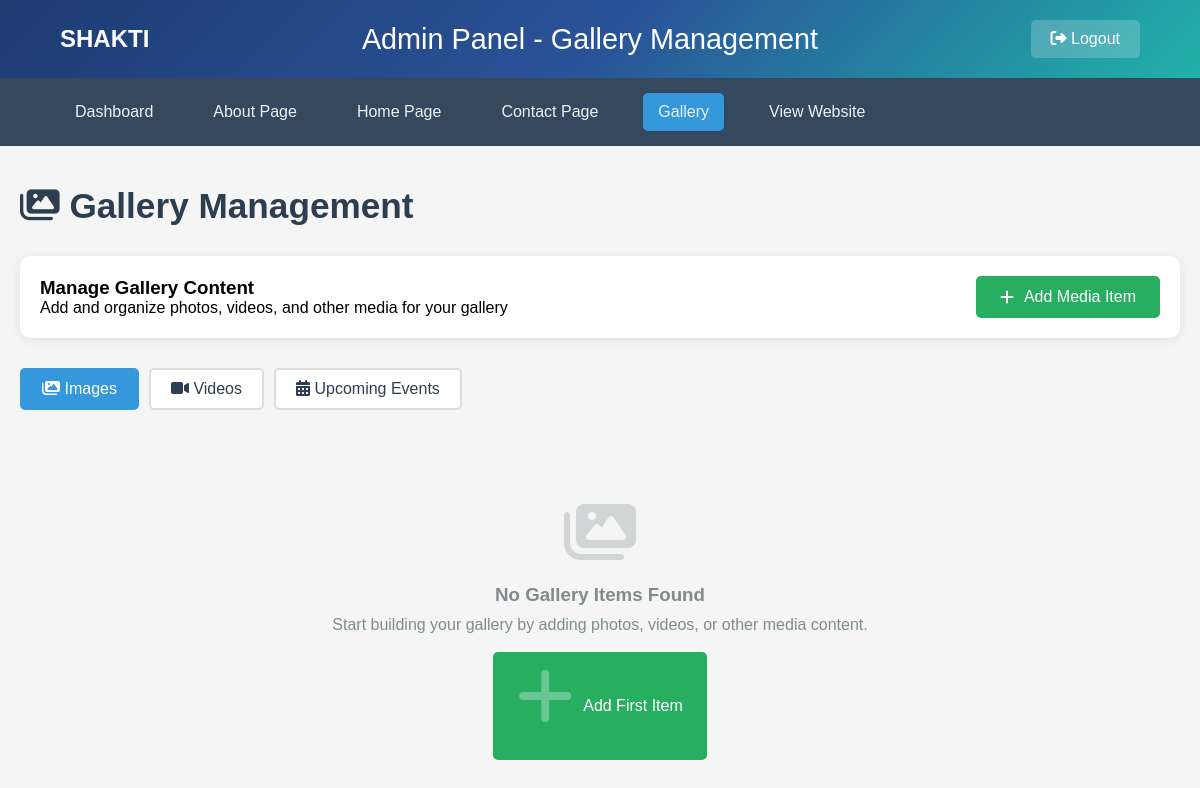
The page /admin/gallery (signed in) on the database as committed earlier.
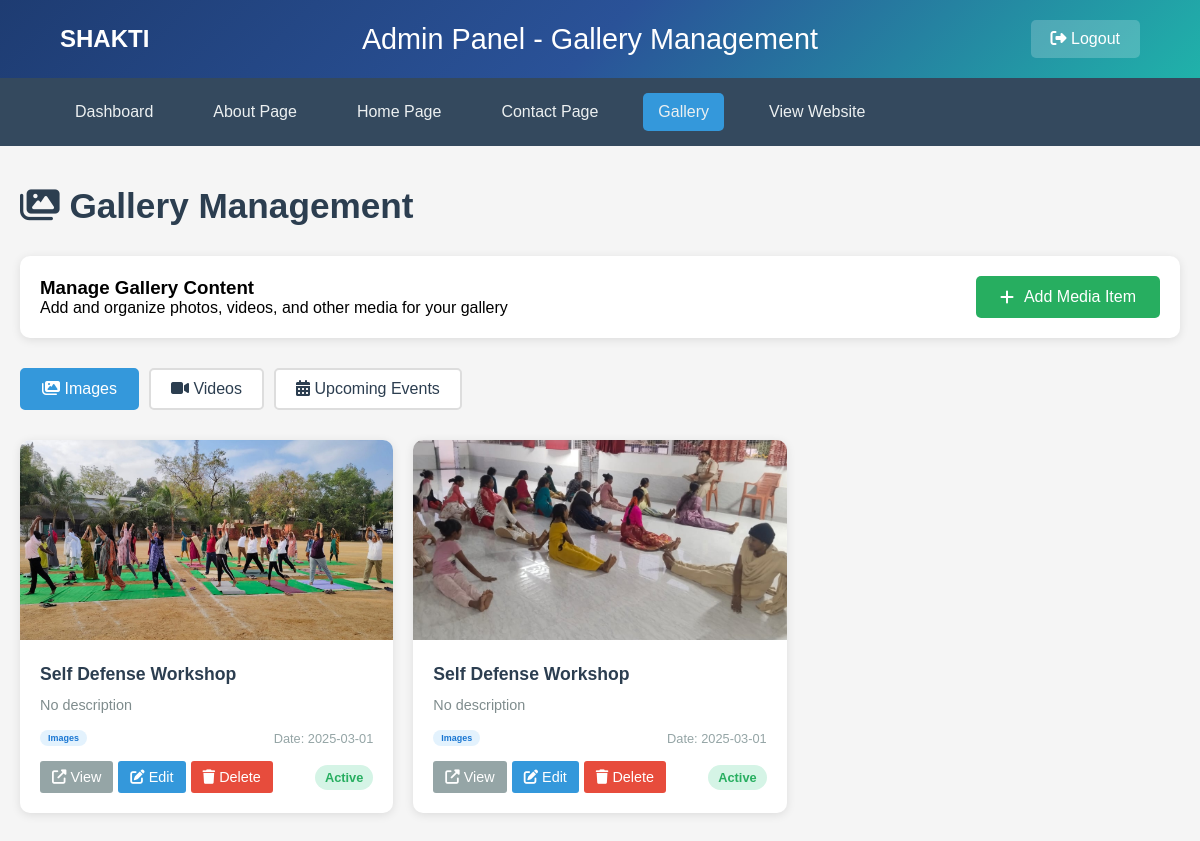
The same page on the database as committed later.
### tables this page shows
CREATE TABLE gallery_items (
            id INTEGER PRIMARY KEY AUTOINCREMENT,
            title TEXT NOT NULL,
            description TEXT,
            image_url TEXT NOT NULL,
            event_date DATE,
            category TEXT, -- 'event', 'training', 'awareness', 'ceremony'
            is_featured INTEGER DEFAULT 0,
            is_active INTEGER DEFAULT 1,
            created_at TIMESTAMP DEFAULT CURRENT_TIMESTAMP,
            updated_at TIMESTAMP DEFAULT CURRENT_TIMESTAMP
        , video_url TEXT);

### app.py (the view)
@app.route('/admin/gallery')
def admin_gallery():
    if not session.get('admin_logged_in'):
        return redirect(url_for('admin_login'))
    category_filter = request.args.get('category', 'Images')  # Default to Images
    conn = sqlite3.connect('women_safety.db')
    cursor = conn.cursor()
    if category_filter in ['Images', 'Videos', 'Upcoming Events']:
        cursor.execute('SELECT id, title, description, image_url, event_date, category, is_featured, is_active FROM gallery_items WHERE category = ? ORDER BY event_date DESC', (category_filter,))
    else:
        cursor.execute('SELECT id, title, description, image_url, event_date, category, is_featured, is_active FROM gallery_items WHERE category = "Images" ORDER BY event_date DESC')
    gallery_items = cursor.fetchall()
    conn.close()
    return render_template('admin_gallery.html', gallery_items=gallery_items)

### templates/admin_gallery.html (shortened to what the changed rows need)
<!DOCTYPE html>
<html lang="en">
<head>
    <link rel="stylesheet" href="https://cdnjs.cloudflare.com/ajax/libs/font-awesome/6.4.0/css/all.min.css">
</head>
<body>
    <div class="container">
        <h1 class="page-title">
            <i class="fas fa-images"></i> Gallery Management
        </h1>
        {% if gallery_items %}
        <div class="gallery-grid">
            {% for item in gallery_items %}
            <div class="gallery-item">
                {% if item[3] %}
                    {% if item[5] == 'Videos' %}
                        <div class="gallery-placeholder">
                            <i class="fas fa-play-circle"></i>
                        </div>
                    {% else %}
                        <img src="{{ item[3] }}" alt="{{ item[1] }}" class="gallery-image" onerror="this.style.display='none'; this.nextElementSibling.style.display='flex';">
                    {% endif %}
                {% else %}
                    <div class="gallery-placeholder">
                        <i class="fas fa-image"></i>
                    </div>
                {% endif %}
                <div class="gallery-content">
                    <div class="gallery-title">{{ item[1] }}</div>
                    <div class="gallery-description">
                        {{ item[2][:100] if item[2] else 'No description' }}
                    </div>
                    <div class="gallery-meta">
                        <span class="category-badge">{{ item[5].title() }}</span>
                        <span>Date: {{ item[4] if item[4] else 'Recent' }}</span>
                    </div>
                    <div class="gallery-actions">
                        <div class="action-btns">
                            {% if item[3] %}
                                <a href="{{ item[3] }}" target="_blank" class="btn btn-view">
                                    <i class="fas fa-external-link-alt"></i> View
                                </a>
                            {% endif %}
                            <a href="{{ url_for('admin_edit_gallery_item', item_id=item[0]) }}" class="btn btn-edit">
                                <i class="fas fa-edit"></i> Edit
                            </a>
                            <form style="display: inline;" method="POST" action="{{ url_for('admin_delete_gallery_item', item_id=item[0]) }}"
                                  onsubmit="return confirm('Are you sure you want to delete this gallery item?')">
                                <button type="submit" class="btn btn-delete">
                                    <i class="fas fa-trash"></i> Delete
                                </button>
                            </form>
                        </div>
                        <span class="status-badge {{ 'status-active' if item[7] else 'status-inactive' }}">
                            {{ 'Active' if item[7] else 'Inactive' }}
                        </span>
                    </div>
                </div>
            </div>
            {% endfor %}
        </div>
        {% else %}
        <div class="empty-state">
            <i class="fas fa-images"></i>
            <h3>No Gallery Items Found</h3>
            <p>Start building your gallery by adding photos, videos, or other media content.</p>
            <br>
            <a href="{{ url_for('admin_add_gallery_item') }}" class="add-btn">
                <i class="fas fa-plus"></i> Add First Item
            </a>
        </div>
        {% endif %}
    </div>
</body>
</html>

Rows that differ between the two databases and show on the page:
added gallery_items: image_url (picture), title "Self Defense Workshop", description "No description", category "Images", event_date "2025-03-01", is_active "Active"
added gallery_items: image_url (picture), title "Self Defense Workshop", description "No description", category "Images", event_date "2025-03-01", is_active "Active"
Other text that changed with them:
text no longer shown: "No Gallery Items Found Start building your gallery by adding photos, videos, or other media content. Add First Item"
